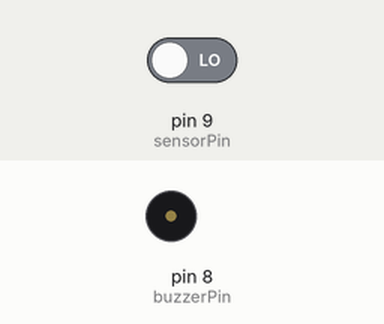
Recording of a sketch running on a simulated Arduino Uno, built with avr-gcc and run on an emulated ATmega328P. Shown: buzzer (waves = sounding, pin HIGH). Inputs (shaded band) come from the test bench; at power-on: pin 9 (sensorPin) LOW. What the sketch prints to the serial monitor is not drawn.

Above: at 1.2 s.
1.3 s: pin 9 (sensorPin) driven HIGH
At 1.55 s:
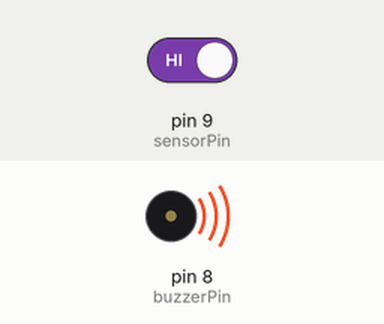
4.3 s: pin 9 (sensorPin) driven LOW
At 4.3 s:
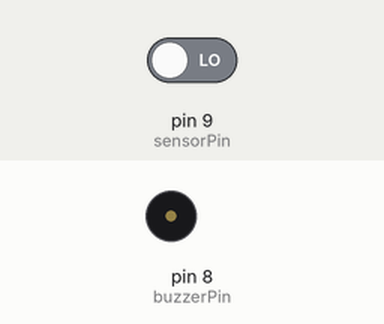
Timing chart, 0 to 7.3 s (numbered marks = the images above; inputs shaded):
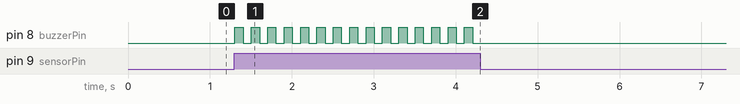

The sketch:

toprak_nem.ino
```cpp
int sensorPin = 9;
int buzzerPin = 8;
int veri;

void setup() {
  // put your setup code here, to run once:
  pinMode(sensorPin,INPUT);
  pinMode(buzzerPin,OUTPUT);
  Serial.begin(9600);

}

void loop() {
  // put your main code here, to run repeatedly:
  veri = digitalRead(sensorPin);
  Serial.println(veri);
  if(veri == true){
    digitalWrite(buzzerPin,HIGH);
    delay(100);
    digitalWrite(buzzerPin,LOW);
    delay(100);
  }else{
    digitalWrite(buzzerPin,LOW);
  }

}
```

Measured:
- after the input at 1.3 s, pin 8 (buzzerPin): alternates HIGH for 0.10 s and LOW for 0.10 s, starting at once
- after the input at 4.3 s, pin 8 (buzzerPin): stops changing and stays LOW
